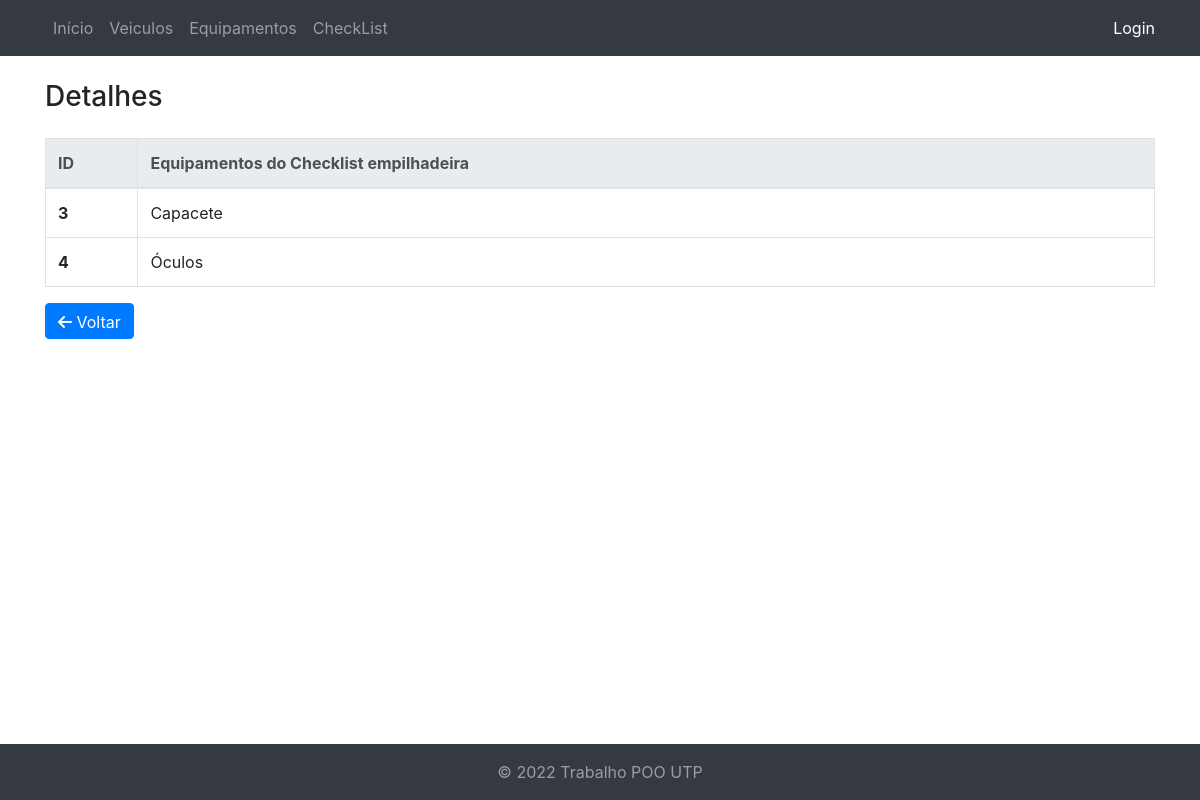
The app's page /checklist/detalhes/?id=2 with its own data.
### core/models.py (models this page shows)
class CheckList(models.Model):
    id = models.AutoField(primary_key=True)
    descricao = models.CharField(verbose_name="Descrição do CheckList", max_length=256, blank=True, null=True)
    equipamento_seguranca = models.ManyToManyField(EquipamentoSeguraca)
    usuario = models.ForeignKey(AuthUser, on_delete=models.CASCADE)
    veiculos = models.ForeignKey(Veiculos, on_delete=models.CASCADE)
    def __str__(self):
        return self.descricao

class ChecklistEquipamentoSeguranca(models.Model):
    checklist = models.ForeignKey(CheckList, models.DO_NOTHING)
    equipamentoseguraca = models.ForeignKey('Equipamentoseguraca', models.DO_NOTHING)
    class Meta:
        managed = False
        db_table = 'core_checklist_equipamento_seguranca'
        unique_together = (('checklist', 'equipamentoseguraca'),)

class EquipamentoSeguraca(models.Model):
    id = models.AutoField(primary_key=True)
    descricao_equipamento_seguranca = models.CharField(verbose_name="Descrição do Equipamento de Segurança", max_length=256, blank=True, null=True)
    def __str__(self):
        return self.descricao_equipamento_seguranca

### core/views.py (the view)
# urls.py: path('checklist/detalhes/', views.detalhes, name='detalhes'),
def detalhes(request):
    id_checklist = request.GET.get('id')
    checklist = CheckList.objects.get(id=id_checklist)
    detalhe = ChecklistEquipamentoSeguranca.objects.filter(checklist=checklist.id)
    response = {'detalhes': detalhe, 'checklist': checklist}
    return render(request, 'detalhes.html' , response)

### templates/detalhes.html
{% extends "index.html" %}
{% block content %}
<div class="container mt-4 mb-4">
  <div class="">
    <h3>Detalhes</h3>
    <table class="table table-bordered mt-4">
      <thead class="thead-light">
        <tr>
          <th scope="col">ID</th>
          <th scope="col"> Equipamentos do {{checklist}}</th>
        </tr>
      </thead>
      <tbody>
        {% for detalhe in detalhes %}
        <tr>
          <th class="col-1" scope="row"> {{detalhe.id}} </th>
          <td> {{detalhe.equipamentoseguraca}} </td>
        </tr>
        {% endfor %}
      </tbody>
    </table>
    <button class="btn btn-primary" onclick="history.back()"><i class="fas fa-solid fa-arrow-left"></i> Voltar </button>
  </div>
</div>
{% endblock %}

### static/css/main.css (style rules this page uses)
.btn { font-weight: 700; height: 36px; -moz-user-select: none; -webkit-user-select: none; user-select: none; cursor: default; }

### records on screen
CheckList: descricao "Checklist empilhadeira"
ChecklistEquipamentoSeguranca: id "3", equipamentoseguraca "Capacete"
ChecklistEquipamentoSeguranca: id "4", equipamentoseguraca "Óculos"
